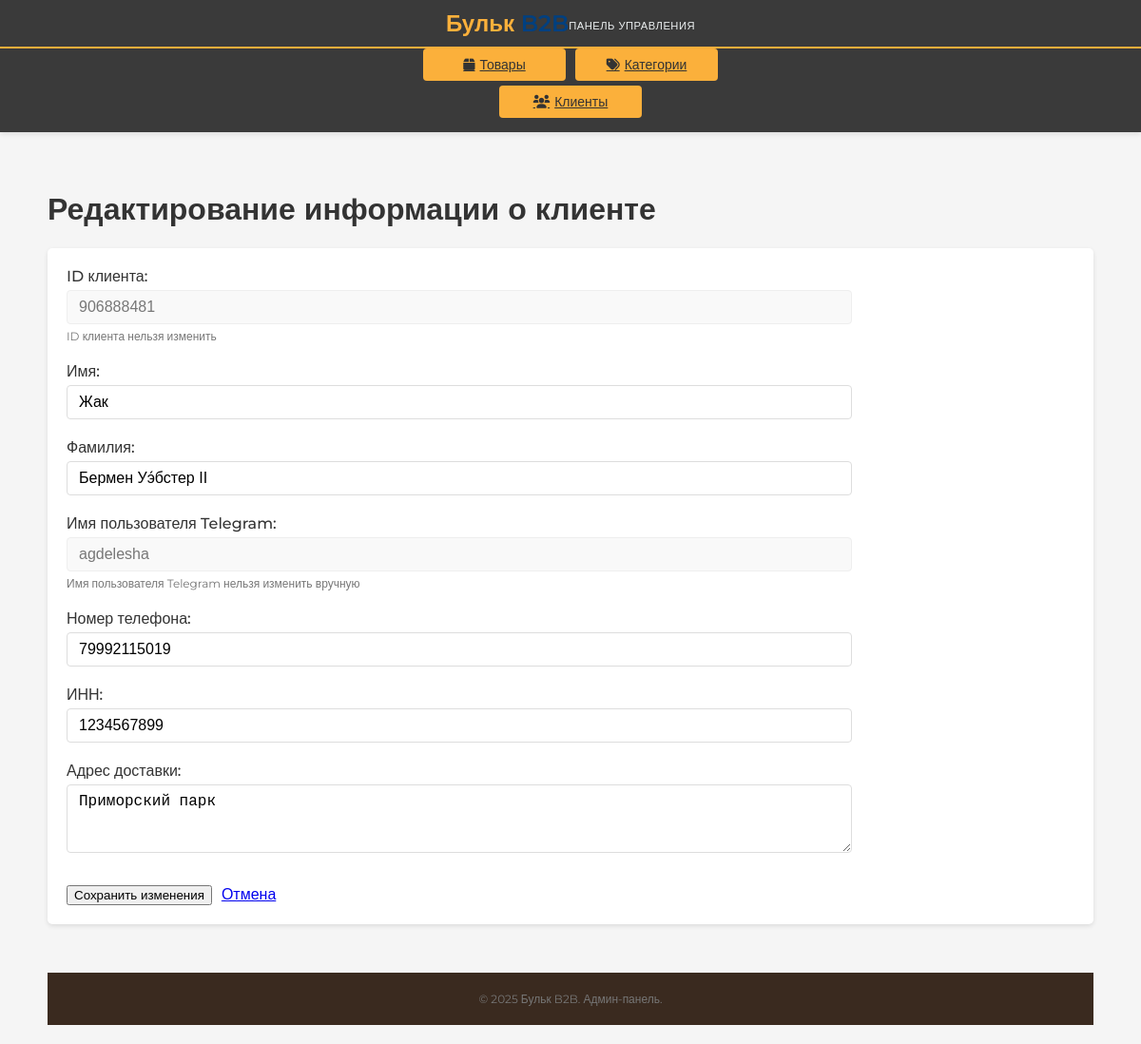
/admin/client/edit/906888481 (signed in), run on the app's committed database.
### app.py (models this page shows, shortened)
class Client(db.Model):
    __tablename__ = 'clients'
    id = db.Column(db.BigInteger, primary_key=True)  # Telegram User ID, BigInteger
    first_name = db.Column(db.String(150), nullable=False)
    last_name = db.Column(db.String(150), nullable=True)
    username = db.Column(db.String(100), nullable=True, unique=True)
    phone_number = db.Column(db.String(20), nullable=True)  # Поле для номера телефона
    inn = db.Column(db.String(12), nullable=True)
    delivery_address = db.Column(db.Text, nullable=True)
    registration_step = db.Column(db.String(20), nullable=True)  # Для отслеживания этапа регистрации
    date_registered = db.Column(db.DateTime, default=datetime.utcnow)
    orders = db.relationship('Order', backref='client', lazy='dynamic')

### app.py (the view, shortened to what this page needs)
@app.route('/admin/client/edit/<int:client_id>', methods=['GET', 'POST'])
@admin_required
def admin_edit_client(client_id):
    client = Client.query.get_or_404(client_id)
    return render_template('admin_client_form.html', client=client)

### app.py (called while the page is built)
def admin_required(f):
    @wraps(f)
    def decorated_function(*args, **kwargs):
        if 'admin_logged_in' not in session:
            flash('Пожалуйста, войдите, чтобы получить доступ к этой странице.', 'warning')
            return redirect(url_for('admin_login', next=request.url))
        return f(*args, **kwargs)
    return decorated_function

@app.context_processor
def inject_now():
    return {'now': datetime.utcnow()}

@app.context_processor
def inject_cart_item_count():
    client_id = session.get('client_id')
    item_count = 0
    total_amount = 0
    if client_id:
        active_cart = Order.query.filter_by(client_id=client_id, status=CART_STATUS).first()
        if active_cart:
            item_count = sum(item.quantity for item in active_cart.items)
            total_amount = active_cart.total_amount
    else:
        session_cart = session.get('session_cart', {'items': [], 'total_amount': 0.0})
        item_count = sum(item['quantity'] for item in session_cart['items'])
        total_amount = session_cart['total_amount']
    return dict(cart_item_count=item_count, cart_total_amount=total_amount)

### templates/admin_client_form.html (shortened to what this page needs)
{% extends 'admin_base.html' %}
{% block admin_content %}
<div class="page-header">
    <h1 class="page-title">Редактирование информации о клиенте</h1>
</div>
<div class="admin-form-container">
    <form method="POST" action="{{ url_for('admin_edit_client', client_id=client.id) }}" class="admin-form">
        <div class="form-group">
            <label for="id">ID клиента:</label>
            <input type="text" id="id" value="{{ client.id }}" readonly class="form-control-readonly">
            <small>ID клиента нельзя изменить</small>
        </div>
        <div class="form-group">
            <label for="first_name">Имя:</label>
            <input type="text" id="first_name" name="first_name" value="{{ client.first_name or '' }}" class="form-control">
        </div>
        <div class="form-group">
            <label for="last_name">Фамилия:</label>
            <input type="text" id="last_name" name="last_name" value="{{ client.last_name or '' }}" class="form-control">
        </div>
        <div class="form-group">
            <label for="username">Имя пользователя Telegram:</label>
            <input type="text" id="username" value="{{ client.username or '' }}" readonly class="form-control-readonly">
            <small>Имя пользователя Telegram нельзя изменить вручную</small>
        </div>
        <div class="form-group">
            <label for="phone_number">Номер телефона:</label>
            <input type="text" id="phone_number" name="phone_number" value="{{ client.phone_number or '' }}" class="form-control">
        </div>
        <div class="form-group">
            <label for="inn">ИНН:</label>
            <input type="text" id="inn" name="inn" value="{{ client.inn or '' }}" class="form-control">
        </div>
        <div class="form-group">
            <label for="delivery_address">Адрес доставки:</label>
            <textarea id="delivery_address" name="delivery_address" rows="3" class="form-control">{{ client.delivery_address or '' }}</textarea>
        </div>
        <div class="form-actions">
            <button type="submit" class="btn btn-primary">Сохранить изменения</button>
            <a href="{{ url_for('admin_clients_list') }}" class="btn btn-secondary">Отмена</a>
        </div>
    </form>
</div>
{% endblock %}

### static/style.css (style rules this page uses)
body { margin: 0; font-family: 'Montserrat', sans-serif; background-color: #FFFFFF; color: #333333; display: flex; flex-direction: column; min-height: 100vh; }

### templates/admin_base.html (style rules this page uses)
body { margin: 0; padding: 0; font-family: 'Montserrat', sans-serif; background-color: #f5f5f5; }

### templates/admin_client_form.html (style rules this page uses)
.admin-form-container { background-color: #fff; border-radius: 5px; box-shadow: 0 2px 5px rgba(0,0,0,0.1); padding: 20px; margin-top: 20px; }
.admin-form { max-width: 800px; }
.form-group { margin-bottom: 20px; }
.form-group label { display: block; margin-bottom: 5px; font-weight: 500; }
.form-control { width: 100%; padding: 8px 12px; border: 1px solid #ddd; border-radius: 4px; font-size: 16px; }
.form-control-readonly { width: 100%; padding: 8px 12px; border: 1px solid #eee; border-radius: 4px; background-color: #f9f9f9; color: #777; font-size: 16px; }
textarea.form-control { resize: vertical; }
.form-actions { margin-top: 30px; display: flex; gap: 10px; }
small { color: #777; font-size: 12px; margin-top: 5px; display: block; }

### data on the page
Client: id "906888481", first_name "Жак", last_name "Бермен Уэ́бстер II", username "agdelesha", phone_number "79992115019", inn "1234567899", delivery_address "Приморский парк"
